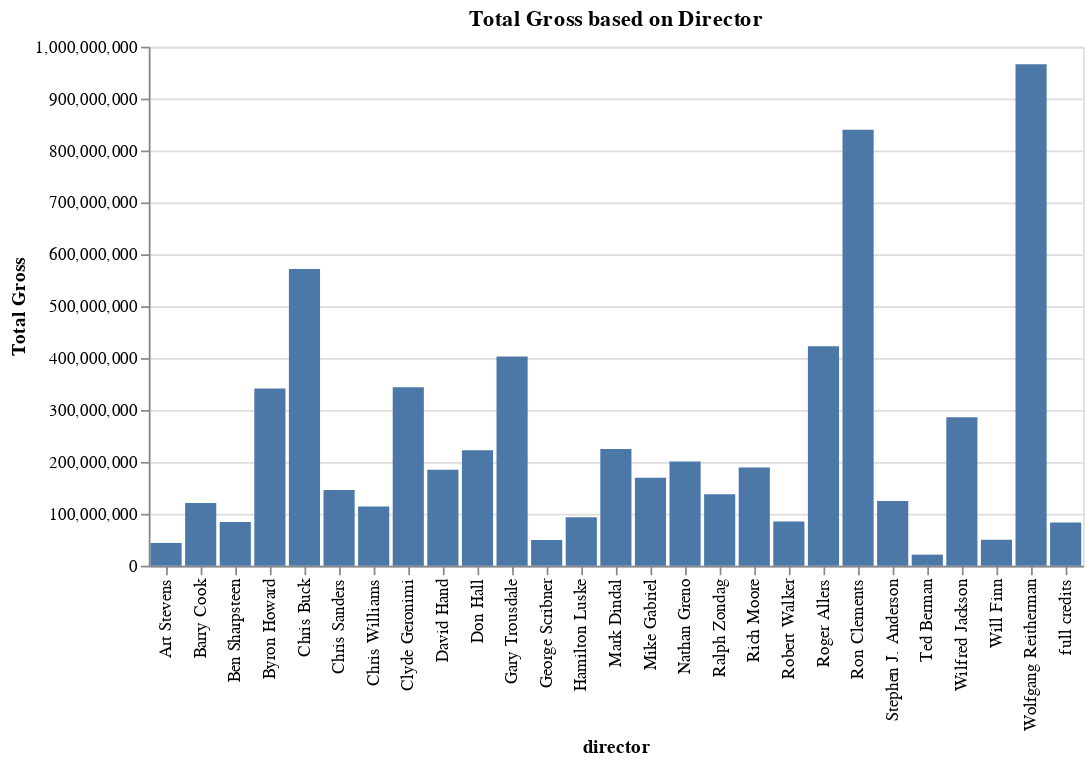

This figure's notebook cell:
### Markdown cell above
Given how iconic this movie, perhaps it is only right for **The Lion King** to announce itself as the king of all Disney films (based on **Total Gross**), as the 1994 classics have ingrained itself into many people's childhood! 

Let's look at the graph and see how each director stacks up against each other; some directors have directed multiple Disney projects, as indicated in the **movie_and_director** data set, therefore, the results should be a bit lopsided.

### Code cell
director_box_office = movie_and_director.groupby(by = 'director').sum().drop('release_year', axis=1).reset_index()

director_total_barChart = box_office_barChart(director_box_office, 'director', 'total_gross', 
                                               'director', 'Total Gross', 'Total Gross based on Director')

director_total_barChart

### Figure 1 — Vega-Lite specification as saved in the notebook (floating-point values rounded to 4 significant figures)
{"config": {"view": {"continuousWidth": 400, "continuousHeight": 300}}, "data": {"name": "data-2e65884d03ddbdbc5d9dd03a474b54e3"}, "mark": "bar", "encoding": {"x": {"type": "nominal", "field": "director", "title": "director"}, "y": {"type": "quantitative", "field": "total_gross", "title": "Total Gross"}}, "title": "Total Gross based on Director", "$schema": "https://vega.github.io/schema/vega-lite/v4.8.1.json", "datasets": {"data-2e65884d03ddbdbc5d9dd03a474b54e3": [{"director": "Art Stevens", "total_gross": 43899231, "inflation_adjusted_gross": 133118889}, {"director": "Barry Cook", "total_gross": 120620254, "inflation_adjusted_gross": 216807832}, {"director": "Ben Sharpsteen", "total_gross": 84300000, "inflation_adjusted_gross": 2188229052}, {"director": "Byron Howard", "total_gross": 341268248, "inflation_adjusted_gross": 341268248}, {"director": "Chris Buck", "total_gross": 571829828, "inflation_adjusted_gross": 698897428}, {"director": "Chris Sanders", "total_gross": 145771527, "inflation_adjusted_gross": 211506702}, {"director": "Chris Williams", "total_gross": 114053759, "inflation_adjusted_gross": 133702498}, {"director": "Clyde Geronimi", "total_gross": 343655718, "inflation_adjusted_gross": 378569331}, {"director": "David Hand", "total_gross": 184925485, "inflation_adjusted_gross": 5228953251}, {"director": "Don Hall", "total_gross": 222527828, "inflation_adjusted_gross": 229249222}, {"director": "Gary Trousdale", "total_gross": 403143238, "inflation_adjusted_gross": 679194588}, {"director": "George Scribner", "total_gross": 49576671, "inflation_adjusted_gross": 102254492}, {"director": "Hamilton Luske", "total_gross": 93600000, "inflation_adjusted_gross": 1236035515}, {"director": "Mark Dindal", "total_gross": 224683238, "inflation_adjusted_gross": 314743913}, {"director": "Mike Gabriel", "total_gross": 169511234, "inflation_adjusted_gross": 330167685}, {"director": "Nathan Greno", "total_gross": 200821936, "inflation_adjusted_gross": 214388548}, {"director": "Ralph Zondag", "total_gross": 137748063, "inflation_adjusted_gross": 215438985}, {"director": "Rich Moore", "total_gross": 189412677, "inflation_adjusted_gross": 200354959}, {"director": "Robert Walker", "total_gross": 85336277, "inflation_adjusted_gross": 119218333}, {"director": "Roger Allers", "total_gross": 422780140, "inflation_adjusted_gross": 761640898}, {"director": "Ron Clements", "total_gross": 840214815, "inflation_adjusted_gross": 1318949600}, {"director": "Stephen J. Anderson", "total_gross": 124515017, "inflation_adjusted_gross": 148236458}, {"director": "Ted Berman", "total_gross": 21288692, "inflation_adjusted_gross": 50553142}, {"director": "Wilfred Jackson", "total_gross": 286151353, "inflation_adjusted_gross": 1121760083}, {"director": "Will Finn", "total_gross": 50026353, "inflation_adjusted_gross": 67910166}, {"director": "Wolfgang Reitherman", "total_gross": 966009582, "inflation_adjusted_gross": 3432919920}, {"director": "full credits", "total_gross": 83320000, "inflation_adjusted_gross": 2187090808}]}}
